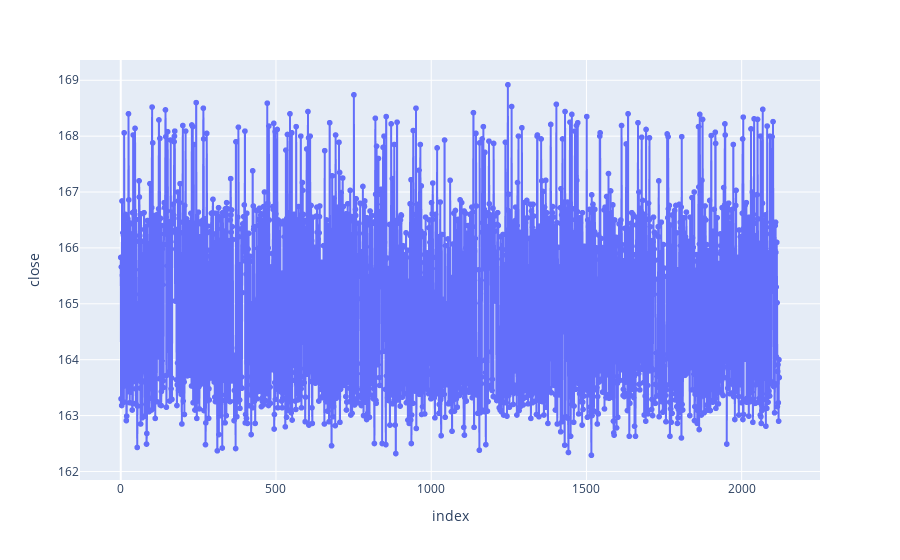

This figure's notebook cell:
### Code cell
fig = px.line(all_data, x=all_data.index, y="close", hover_data=["rsi", "bb"])
fig.update_traces(mode="markers+lines")

fig.show()

### Figure 1 — Plotly figure (JSON) as saved in the notebook; plotly's stock layout.template omitted (floating-point values rounded to 4 significant figures; data arrays with more than 128 entries replaced by an {"elided": "..."} marker saying what was removed)
{"data": [{"customdata": {"elided": "2122x2 float values"}, "hovertemplate": "index=%{x}<br>close=%{y}<br>rsi=%{customdata[0]}<br>bb=%{customdata[1]}<extra></extra>", "legendgroup": "", "line": {"color": "#636efa", "dash": "solid"}, "marker": {"symbol": "circle"}, "mode": "markers+lines", "name": "", "showlegend": false, "type": "scattergl", "x": {"elided": "2122 int values"}, "xaxis": "x", "y": {"elided": "2122 float values"}, "yaxis": "y"}], "layout": {"legend": {"tracegroupgap": 0}, "margin": {"t": 60}, "xaxis": {"anchor": "y", "domain": [0, 1], "title": {"text": "index"}}, "yaxis": {"anchor": "x", "domain": [0, 1], "title": {"text": "close"}}}}
